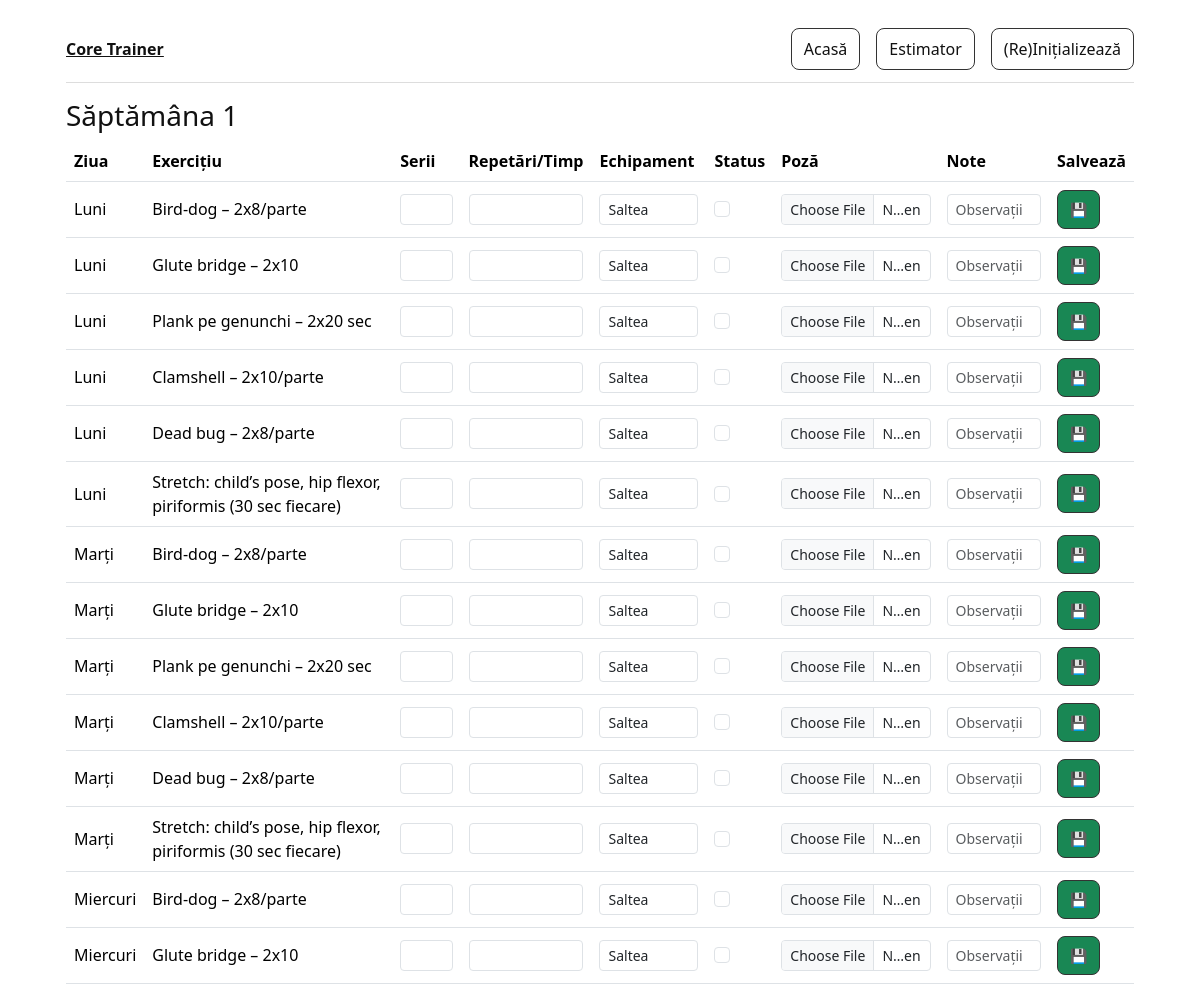
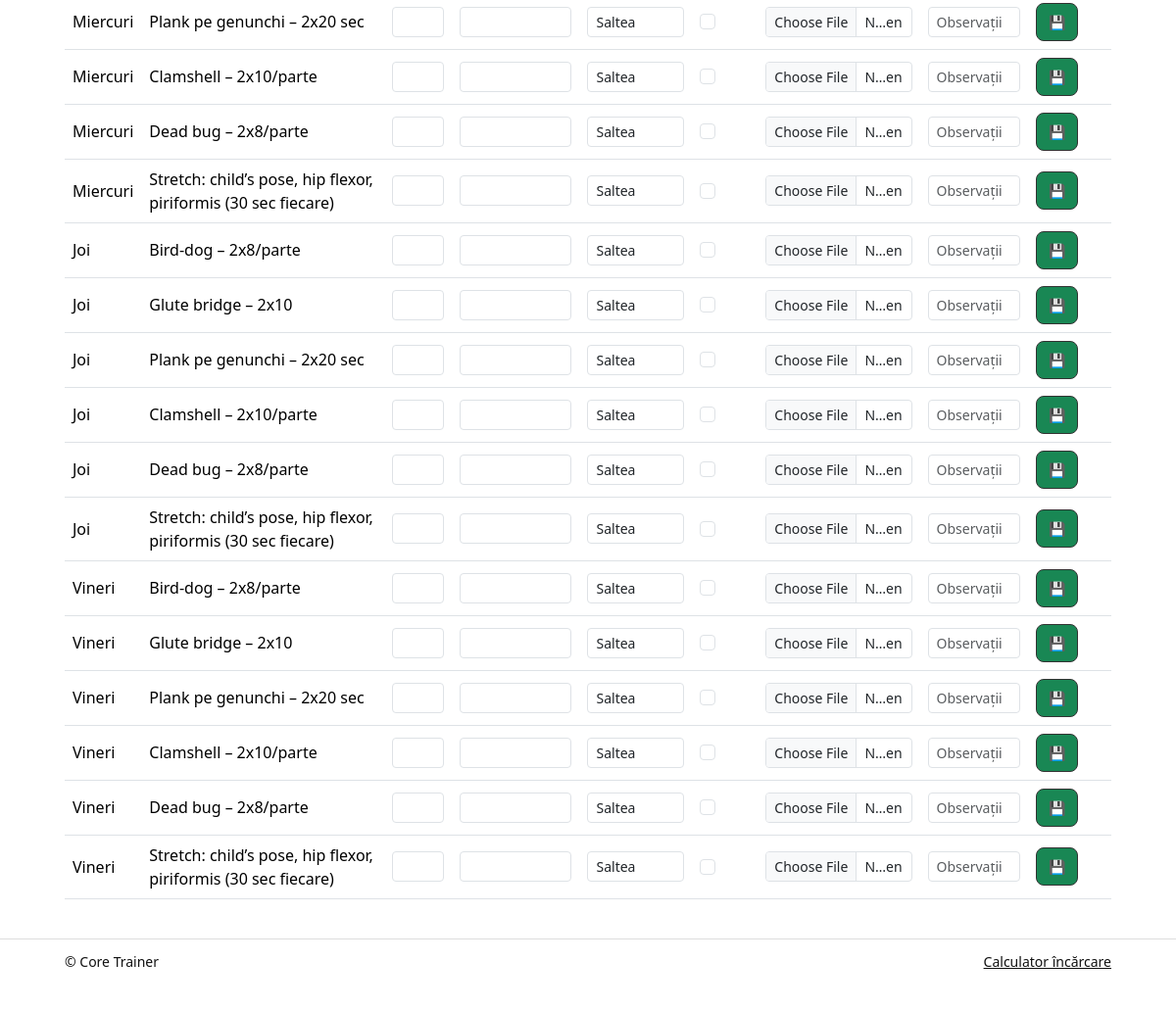
Screenshot of /week/1 with the database file from the repository (2 pictures, top to bottom).
### app.py (models this page shows)
class Week(db.Model):
    id = db.Column(db.Integer, primary_key=True)
    number = db.Column(db.Integer, nullable=False)  # 1..4
    created_at = db.Column(db.DateTime, default=datetime.utcnow)
    workouts = db.relationship("Workout", backref="week", lazy=True, cascade="all, delete-orphan")

class Workout(db.Model):
    id = db.Column(db.Integer, primary_key=True)
    week_id = db.Column(db.Integer, db.ForeignKey("week.id"), nullable=False)
    day = db.Column(db.String(20), nullable=False)  # Luni..Vineri
    exercise = db.Column(db.String(120), nullable=False)
    sets = db.Column(db.String(20), default="")
    reps_time = db.Column(db.String(20), default="")
    equipment = db.Column(db.String(60), default="")
    done = db.Column(db.Boolean, default=False)
    image_path = db.Column(db.String(255), default="")
    notes = db.Column(db.String(255), default="")

### app.py (the view)
@app.route("/week/<int:number>")
def view_week(number):
    week = Week.query.filter_by(number=number).first_or_404()
    order = {"Luni":1,"Marți":2,"Miercuri":3,"Joi":4,"Vineri":5}
    workouts = sorted(week.workouts, key=lambda w: (order.get(w.day, 99), w.id))
    return render_template("week.html", week=week, workouts=workouts)

### templates/week.html (shortened to what this page needs)
{% extends 'base.html' %}
{% block content %}
<h3>Săptămâna {{ week.number }}</h3>
<div class="table-responsive">
<table class="table align-middle">
  <thead>
    <tr>
      <th>Ziua</th><th>Exercițiu</th><th>Serii</th><th>Repetări/Timp</th><th>Echipament</th><th>Status</th><th>Poză</th><th>Note</th><th>Salvează</th>
    </tr>
  </thead>
  <tbody>
  {% for w in workouts %}
    <tr class="{% if w.done %}done-row{% endif %}">
      <form action="{{ url_for('update_workout', w_id=w.id) }}" method="post" enctype="multipart/form-data">
      <td>{{ w.day }}</td>
      <td>{{ w.exercise }}</td>
      <td style="max-width:90px"><input class="form-control form-control-sm" name="sets" value="{{ w.sets or '' }}"></td>
      <td style="max-width:120px"><input class="form-control form-control-sm" name="reps_time" value="{{ w.reps_time or '' }}"></td>
      <td style="max-width:120px"><input class="form-control form-control-sm" name="equipment" value="{{ w.equipment or '' }}"></td>
      <td><input class="form-check-input" type="checkbox" name="done" {% if w.done %}checked{% endif %}></td>
      <td>
        <input class="form-control form-control-sm" type="file" name="image" accept="image/*">
      </td>
      <td style="max-width:180px">
        <input class="form-control form-control-sm" name="notes" value="{{ w.notes or '' }}" placeholder="Observații">
      </td>
      <td><button class="btn btn-success btn-sm" type="submit">💾</button></td>
      </form>
    </tr>
  {% endfor %}
  </tbody>
</table>
</div>
{% endblock %}

### templates/base.html (shortened to what this page needs)
<!DOCTYPE html>
<html lang="ro">
<head>
  <link href="https://cdn.jsdelivr.net/npm/bootstrap@5.3.2/dist/css/bootstrap.min.css"
        rel="stylesheet">
</head>
<body>
  <div class="container">
    <nav class="nav">
      <div class="brand"><a href="{{ url_for('index') }}">Core Trainer</a></div>
      <a class="btn" href="{{ url_for('index') }}">Acasă</a>
      <a class="btn" href="{{ url_for('estimator') }}">Estimator</a>
      <a class="btn" href="{{ url_for('init_db') }}">(Re)Inițializează</a>
    </nav>
  </div>
  <div class="container">
    {% block content %}{% endblock %}
  </div>
  <footer style="border-top:1px solid #ddd; margin-top:24px; padding:12px 0;">
    <div class="container" style="display:flex; justify-content:space-between;">
      <small>© Core Trainer</small>
      <small><a href="{{ url_for('estimator') }}">Calculator încărcare</a></small>
    </div>
  </footer>
</body>
</html>

### templates/base.html (style rules this page uses)
:root { --gap: 16px; --border:#ddd; --bg:#fff; --text:#111; }
body { margin:0; padding: 16px 0 100px; background: var(--bg); color: var(--text); font-family: system-ui, -apple-system, Segoe UI, Roboto, Arial, sans-serif; }
.container { max-width: 1100px; margin: 0 auto; padding: 0 16px; }
.nav { display:flex; gap:var(--gap); align-items:center; padding: 12px 0; border-bottom:1px solid var(--border); margin-bottom: var(--gap); }
.brand { font-weight: 600; }
.btn { display:inline-block; padding:8px 12px; border:1px solid #333; border-radius:8px; text-decoration:none; color:#111; }
a { color: inherit; }

### rows the page displays
Week: number "1"
Workout: day "Luni", exercise "Bird-dog – 2x8/parte", equipment "Saltea"
Workout: day "Luni", exercise "Glute bridge – 2x10", equipment "Saltea"
Workout: day "Luni", exercise "Plank pe genunchi – 2x20 sec", equipment "Saltea"
Workout: day "Luni", exercise "Clamshell – 2x10/parte", equipment "Saltea"
Workout: day "Luni", exercise "Dead bug – 2x8/parte", equipment "Saltea"
Workout: day "Luni", exercise "Stretch: child’s pose, hip flexor, piriformis (30 sec fiecare)", equipment "Saltea"
Workout: day "Marți", exercise "Bird-dog – 2x8/parte", equipment "Saltea"
Workout: day "Marți", exercise "Glute bridge – 2x10", equipment "Saltea"
Workout: day "Marți", exercise "Plank pe genunchi – 2x20 sec", equipment "Saltea"
Workout: day "Marți", exercise "Clamshell – 2x10/parte", equipment "Saltea"
Workout: day "Marți", exercise "Dead bug – 2x8/parte", equipment "Saltea"
Workout: day "Marți", exercise "Stretch: child’s pose, hip flexor, piriformis (30 sec fiecare)", equipment "Saltea"
Workout: day "Miercuri", exercise "Bird-dog – 2x8/parte", equipment "Saltea"
Workout: day "Miercuri", exercise "Glute bridge – 2x10", equipment "Saltea"
Workout: day "Miercuri", exercise "Plank pe genunchi – 2x20 sec", equipment "Saltea"
Workout: day "Miercuri", exercise "Clamshell – 2x10/parte", equipment "Saltea"
Workout: day "Miercuri", exercise "Dead bug – 2x8/parte", equipment "Saltea"
Workout: day "Miercuri", exercise "Stretch: child’s pose, hip flexor, piriformis (30 sec fiecare)", equipment "Saltea"
Workout: day "Joi", exercise "Bird-dog – 2x8/parte", equipment "Saltea"
Workout: day "Joi", exercise "Glute bridge – 2x10", equipment "Saltea"
Workout: day "Joi", exercise "Plank pe genunchi – 2x20 sec", equipment "Saltea"
Workout: day "Joi", exercise "Clamshell – 2x10/parte", equipment "Saltea"
Workout: day "Joi", exercise "Dead bug – 2x8/parte", equipment "Saltea"
Workout: day "Joi", exercise "Stretch: child’s pose, hip flexor, piriformis (30 sec fiecare)", equipment "Saltea"
Workout: day "Vineri", exercise "Bird-dog – 2x8/parte", equipment "Saltea"
Workout: day "Vineri", exercise "Glute bridge – 2x10", equipment "Saltea"
Workout: day "Vineri", exercise "Plank pe genunchi – 2x20 sec", equipment "Saltea"
Workout: day "Vineri", exercise "Clamshell – 2x10/parte", equipment "Saltea"
Workout: day "Vineri", exercise "Dead bug – 2x8/parte", equipment "Saltea"
Workout: day "Vineri", exercise "Stretch: child’s pose, hip flexor, piriformis (30 sec fiecare)", equipment "Saltea"
